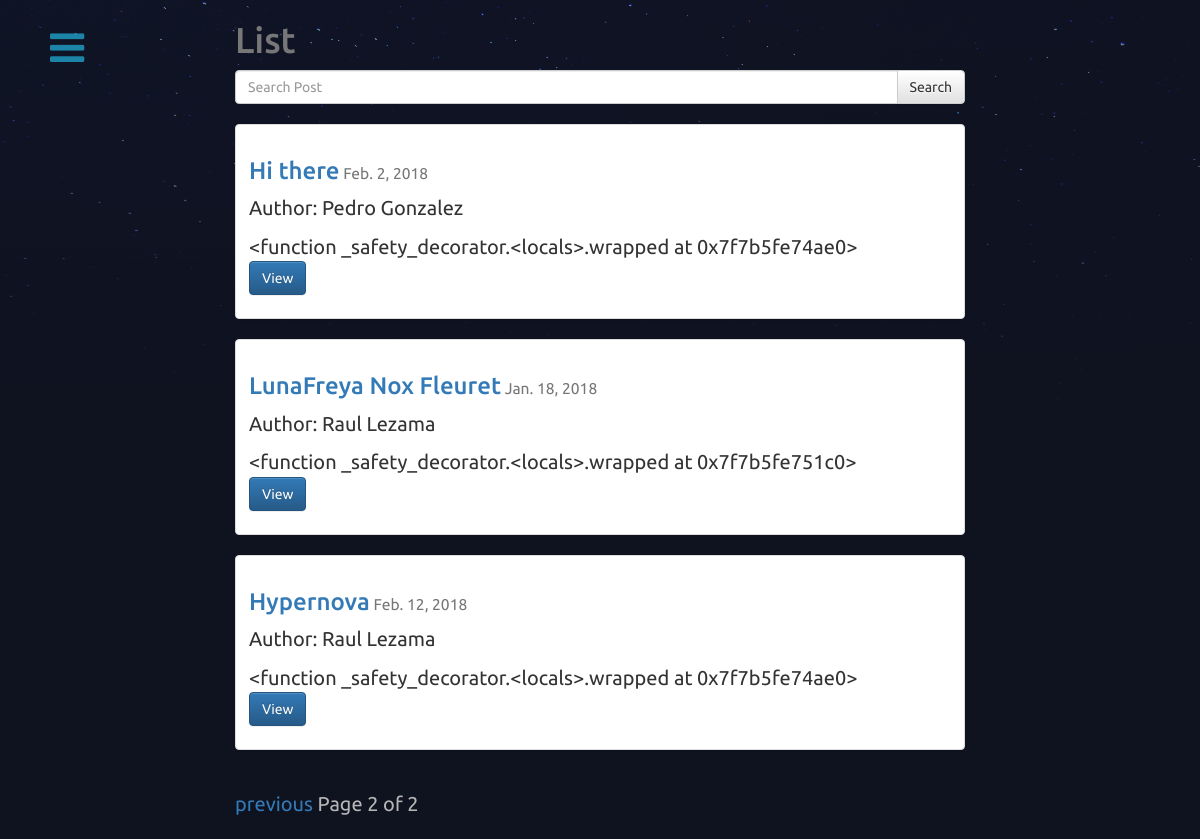
Page /?page=2 (signed in) on the committed database.
### posts/models.py (models this page shows, shortened)
class Post(models.Model):
    user = models.ForeignKey(settings.AUTH_USER_MODEL, default=1)
    title = models.CharField(max_length=120)
    slug = models.SlugField(unique=True)
    image = models.ImageField(upload_to=upload_location, #Use FileField for test or install Pillow from the beginning for ImageField
            null=True,
            blank=True,
            width_field ="width_field",
            height_field ="height_field") #Shows in the admin the height and width of the uploaded picture / It does not work with FileField
    height_field = models.IntegerField(default=0)
    width_field = models.IntegerField(default=0)
    content = models.TextField()
    draft = models.BooleanField(default= False)
    publish = models.DateField(auto_now=False, auto_now_add=False)
    read_time = models.IntegerField(default=0)#models.TimeField(null=True, blank=True)
    updated = models.DateTimeField(auto_now= True, auto_now_add = False)
    timestamp = models.DateTimeField(auto_now = False, auto_now_add=True)
    references = models.CharField(max_length = 300, blank=True, null=True)
    objects = PostManager() #Asigning a value of the new .all() parameter
    def get_absolute_url(self):
        return reverse("posts:detail", kwargs={"slug":self.slug})
    class Meta:
        ordering = ["-timestamp", "-updated"] #or by ID
    def get_markdown(self):
        content = self.content
        return mark_safe(markdown(content))

### posts/views.py (the view, shortened to what this page needs)
# urls.py: url(r'^$', views.post_list, name="list"),
def post_list(request):
    today = timezone.now().date()
    queryset_list = Post.objects.active() #.order_by("-timestamp")
    if request.user.is_staff or request.user.is_superuser:
        queryset_list = Post.objects.all()
    query = request.GET.get("q") #name of the input for the query search
    paginator = Paginator(queryset_list,3) # Show 25 contacts per page
    page_request_var = "page"
    page = request.GET.get(page_request_var)
    try:
        queryset = paginator.page(page)
    except PageNotAnInteger:
        queryset = paginator.page(1)
    except EmptyPage:
        queryset = paginator.page(paginator.num_pages)
    context = {
            "object_list": queryset,
            "title":"List",
            "page_request_var":page_request_var,
            "today":today,
        }
    return render(request, "post_list.html",context)

### posts/models.py (called while the page is built)
    def active(self, *args, **kwargs):
        return super(PostManager, self).filter(draft=False).filter(publish__lte=timezone.now())

### templates/post_list.html (shortened to what this page needs)
{% extends "base.html" %}
{% block content %}
    <div class="col-lg-8 col-lg-offset-2 col-md-12 col-sm-12 col-xs-12">
        <h1> {{ title }}</h1>
        <form action="" method="GET">
            <div class="input-group">
                <input class="form-control" type="text" name="q" placeholder="Search Post" value="{{ request.GET.q }}">
                <span class="input-group-btn">
                    <input class= 'btn btn-default' type="submit" value="Search">
                </span>
            </div>
        </form>
    {% for object in object_list  %}
<div class="row">
  <div class="col-sm-12 col-xs-12">
    <div class="thumbnail">
      <div class="caption post-detail-item">
        <h3><a href='{{ object.get_absolute_url }}'>{{ object.title }}</a><small> {{ object.publish }}</small></h3>
        {% if object.user.get_full_name %}
            <p>Author: {{ object.user.get_full_name}}</p>
        {% endif %}
        {{ object.get_markdown|truncatechars_html:130 }} <br/>
        <p><a href="{{ object.get_absolute_url }}" class="btn btn-primary" role="button">View</a> </p>
      </div>
    </div>
  </div>
  </div>
    {% endfor %}
    <div class="pagination">
    <span class="step-links">
        {% if object_list.has_previous %}
            <a href="?{{ page_request_var }}={{ object_list.previous_page_number }}{% if request.GET.q %}& q= {{ request.GET.q }}{% endif %}">previous</a>
        {% endif %}
        <span class="current">
            Page {{ object_list.number }} of {{ object_list.paginator.num_pages }}
        </span>
    </span>
</div>
    </div>
        {% endblock content %}

### static/css/base.css (style rules this page uses)
h1 { color:#777777; }
body { background-color: #0f121f; background-image: url(/static/stars.png); background-attachment: fixed; background-repeat: no-repeat; background-size: 100%; text-align: justify; color: #b6b6b6; font-size: 2em; overflow-x: hidden; margin:0; padding:0; }
body * { font-family: Ubuntu; }

### rows in the picture
Post: title "Hi there", publish "Feb. 2, 2018", user.get_full_name "Pedro Gonzalez", get_markdown "<function _safety_decorator.<locals>.wrapped at 0x7f7b5fe74ae0>"
Post: title "LunaFreya Nox Fleuret", publish "Jan. 18, 2018", user.get_full_name "Raul Lezama", get_markdown "<function _safety_decorator.<locals>.wrapped at 0x7f7b5fe751c0>"
Post: title "Hypernova", publish "Feb. 12, 2018", user.get_full_name "Raul Lezama", get_markdown "<function _safety_decorator.<locals>.wrapped at 0x7f7b5fe74ae0>"

### other values in the picture
{{ title }} "List"
{{ object_list.number }} "2"
{{ object_list.paginator.num_pages }} "2"
